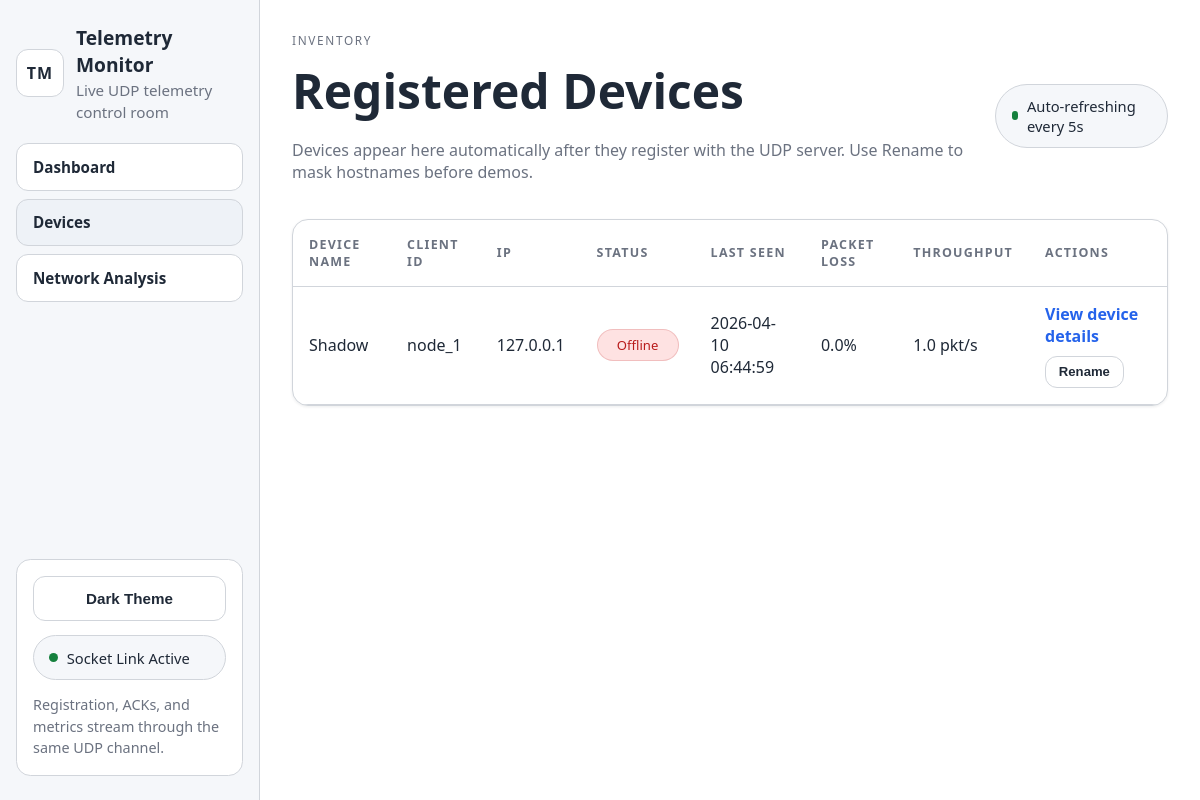
Before: /devices with the older database file.
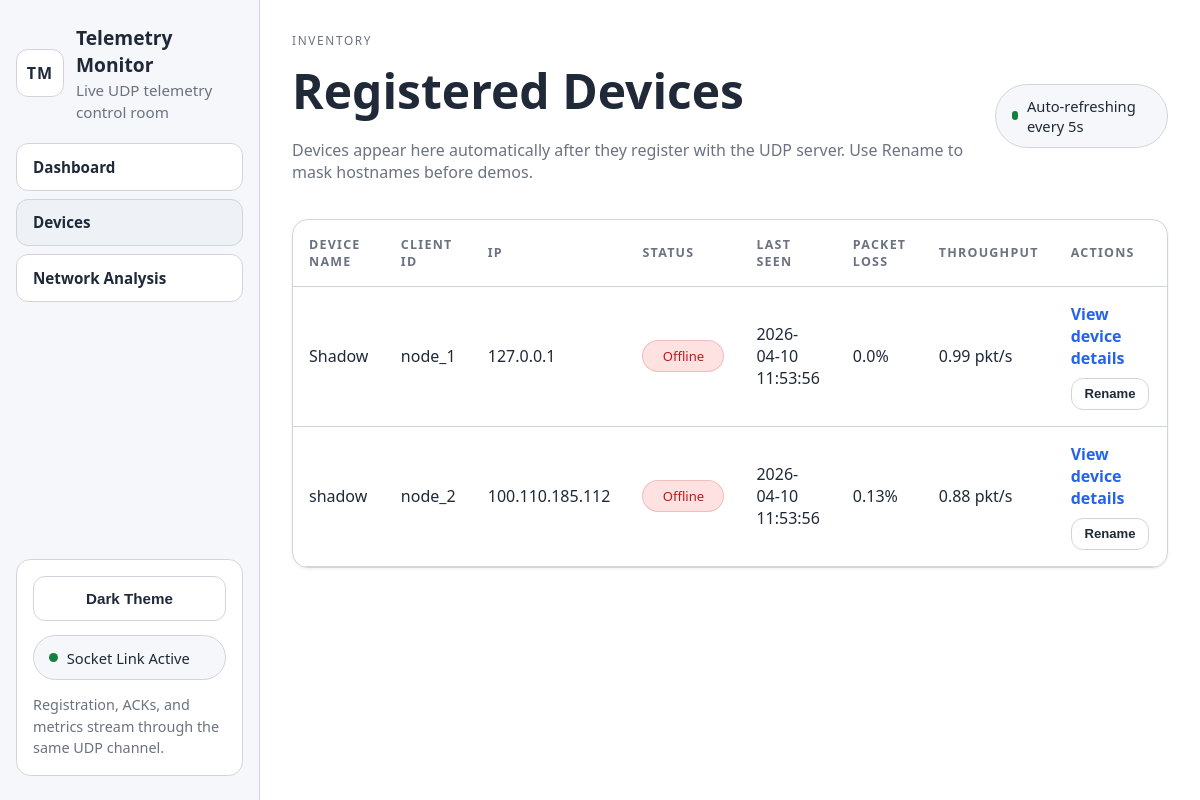
After: the same page with the newer database file.
### tables this page shows
CREATE TABLE devices (
                    id INTEGER PRIMARY KEY AUTOINCREMENT,
                    client_id TEXT UNIQUE,
                    device_name TEXT,
                    ip_address TEXT,
                    registered_at INTEGER
                );

### dashboard/app.py (the view)
    @app.route("/devices")
    def devices_page():
        return render_template("devices.html", devices=aggregator.devices_overview())

### server/aggregator.py (called while the page is built)
    def devices_overview(self) -> List[Dict[str, Any]]:
        return self.database.fetch_devices_overview(self.config.offline_after_seconds)

### server/database.py (called while the page is built)
    def _connect(self) -> sqlite3.Connection:
        connection = sqlite3.connect(self.db_path, check_same_thread=False)
        connection.row_factory = sqlite3.Row
        return connection

### utils/helpers.py (called while the page is built)
def format_timestamp(timestamp: int | None) -> str:
    if not timestamp:
        return "Never"
    return datetime.fromtimestamp(int(timestamp)).strftime("%Y-%m-%d %H:%M:%S")

### dashboard/templates/devices.html (shortened to what this page needs)
{% extends "base.html" %}
{% block content %}
<div class="page-header">
    <div>
        <p class="eyebrow">Inventory</p>
        <h2>Registered Devices</h2>
        <p>Devices appear here automatically after they register with the UDP server. Use Rename to mask hostnames before demos.</p>
    </div>
    <div class="live-pill">
        <span class="status-dot-live"></span>
        <span>Auto-refreshing every 5s</span>
    </div>
</div>
<div class="table-card">
    <table>
        <thead>
            <tr>
                <th>Device Name</th>
                <th>Client ID</th>
                <th>IP</th>
                <th>Status</th>
                <th>Last Seen</th>
                <th>Packet Loss</th>
                <th>Throughput</th>
                <th>Actions</th>
            </tr>
        </thead>
        <tbody id="devices-table-body">
            {% for device in devices %}
            <tr>
                <td>{{ device.device_name }}</td>
                <td>{{ device.client_id }}</td>
                <td>{{ device.ip_address }}</td>
                <td><span class="status {{ device.status }}">{{ device.status }}</span></td>
                <td>{{ format_timestamp(device.last_seen) }}</td>
                <td>{{ device.packet_loss }}%</td>
                <td>{{ device.throughput }} pkt/s</td>
                <td>
                    <div class="table-actions">
                        <a href="{{ url_for('device_detail', client_id=device.client_id) }}">View device details</a>
                        <button
                            type="button"
                            class="button table-action-button rename-device-button"
                            data-client-id="{{ device.client_id }}"
                            data-device-name="{{ device.device_name }}"
                        >
                            Rename
                        </button>
                    </div>
                </td>
            </tr>
            {% else %}
            <tr><td colspan="8">No devices registered yet. Start a client to register automatically.</td></tr>
            {% endfor %}
        </tbody>
    </table>
</div>
{% endblock %}

### dashboard/templates/base.html (shortened to what this page needs)
<!doctype html>
<html lang="en">
<head>
    <link rel="stylesheet" href="{{ url_for('static', filename='css/styles.css') }}">
</head>
<body>
    <div class="app-shell">
        <aside class="sidebar">
            <div class="brand">
                <div class="brand-mark" aria-hidden="true">TM</div>
                <div>
                    <h1>Telemetry Monitor</h1>
                    <p>Live UDP telemetry control room</p>
                </div>
            </div>
            <nav>
                <a class="{% if request.path == url_for('dashboard_home') %}active{% endif %}" href="{{ url_for('dashboard_home') }}">Dashboard</a>
                <a class="{% if request.path == url_for('devices_page') %}active{% endif %}" href="{{ url_for('devices_page') }}">Devices</a>
                <a class="{% if request.path == url_for('network_analysis_page') %}active{% endif %}" href="{{ url_for('network_analysis_page') }}">Network Analysis</a>
            </nav>
            <div class="sidebar-footer">
                <button type="button" class="button theme-toggle" id="theme-toggle">Dark Theme</button>
                <div class="status-chip">
                    <span class="status-dot-live"></span>
                    <span>Socket Link Active</span>
                </div>
                <p>Registration, ACKs, and metrics stream through the same UDP channel.</p>
            </div>
        </aside>
        <main class="content">
            {% block content %}{% endblock %}
        </main>
    </div>
</body>
</html>

### dashboard/static/css/styles.css (style rules this page uses)
:root { --bg: #ffffff; --surface: #ffffff; --surface-muted: #f5f7fa; --surface-hover: #eef2f7; --text: #1f2937; --muted: #6b7280; --accent: #2563eb; --accent-soft: #dbeafe; --border: #d1d5db; --success: #15803d; --success-bg: #dcfce7; --danger: #b91c1c; --danger-bg: #fee2e2; --shadow: 0 1px 3px rgba(15, 23, 42, 0.08); }
* { box-sizing: border-box; }
html { scroll-behavior: smooth; }
body { margin: 0; min-height: 100vh; font-family: system-ui, -apple-system, BlinkMacSystemFont, "Segoe UI", sans-serif; color: var(--text); background: var(--bg); }
a { color: var(--accent); }
.app-shell { min-height: 100vh; display: grid; grid-template-columns: 260px 1fr; }
.sidebar { display: flex; flex-direction: column; gap: 1.25rem; padding: 1.5rem 1rem; background: var(--surface-muted); border-right: 1px solid var(--border); }
.brand { display: grid; grid-template-columns: auto 1fr; gap: 0.75rem; align-items: center; }
.brand-mark { display: grid; place-items: center; width: 3rem; height: 3rem; border-radius: 0.75rem; border: 1px solid var(--border); background: var(--surface); color: var(--text); font-weight: 700; letter-spacing: 0.06em; }
.brand h1 { margin: 0; font-size: 1.2rem; }
.brand p { margin: 0.15rem 0 0; color: var(--muted); font-size: 0.95rem; line-height: 1.4; }
.sidebar nav { display: grid; gap: 0.5rem; }
.sidebar a, .button { display: inline-flex; align-items: center; justify-content: center; gap: 0.5rem; padding: 0.8rem 1rem; border: 1px solid var(--border); border-radius: 0.75rem; background: var(--surface); color: var(--text); text-decoration: none; font-size: 0.95rem; font-weight: 600; cursor: pointer; transition: background 160ms ease, border-color 160ms ease, color 160ms ease; }
.sidebar nav a { justify-content: flex-start; }
.sidebar a:hover, .sidebar a.active, .button:hover { background: var(--surface-hover); }
.theme-toggle { width: 100%; }
.sidebar-footer { margin-top: auto; display: grid; gap: 0.9rem; padding: 1rem; border: 1px solid var(--border); border-radius: 0.9rem; background: var(--surface); }
.sidebar-footer p { margin: 0; color: var(--muted); font-size: 0.9rem; line-height: 1.5; }
.content { padding: 2rem; }
.hero, .card, .table-card, .form-card, .hero-panel { border: 1px solid var(--border); border-radius: 1rem; background: var(--surface); box-shadow: var(--shadow); }
.hero-copy h2, .page-header h2, .card h3 { margin: 0; }
.hero-copy h2, .page-header h2 { font-size: clamp(1.8rem, 4vw, 3rem); }
.hero-copy p:not(.eyebrow), .page-header p:not(.eyebrow), .card p, .metric-card small, .signal-label { color: var(--muted); }
.eyebrow { margin: 0 0 0.65rem; text-transform: uppercase; letter-spacing: 0.14em; font-size: 0.74rem; color: var(--muted); }
.page-header { display: flex; align-items: center; justify-content: space-between; gap: 1rem; margin-bottom: 1.2rem; }
.live-pill, .status-chip { display: inline-flex; align-items: center; gap: 0.55rem; padding: 0.7rem 0.95rem; border-radius: 999px; border: 1px solid var(--border); background: var(--surface-muted); color: var(--text); font-size: 0.92rem; }
.status-dot-live { width: 0.55rem; height: 0.55rem; border-radius: 999px; background: var(--success); }
.table-card { overflow-x: auto; margin-top: 1rem; }
.table-actions { display: flex; align-items: center; flex-wrap: wrap; gap: 0.6rem; }
.table-action-button { padding: 0.45rem 0.8rem; font-size: 0.82rem; font-weight: 600; }
table { width: 100%; border-collapse: collapse; }
th, td { padding: 1rem; text-align: left; border-bottom: 1px solid var(--border); }
th { font-size: 0.78rem; text-transform: uppercase; letter-spacing: 0.1em; color: var(--muted); }
td a { font-weight: 600; text-decoration: none; }
.status { display: inline-flex; align-items: center; justify-content: center; min-width: 82px; padding: 0.38rem 0.8rem; border-radius: 999px; font-size: 0.82rem; text-transform: capitalize; border: 1px solid transparent; }
.status.offline { background: var(--danger-bg); color: var(--danger); border-color: rgba(185, 28, 28, 0.18); }

Changed rows visible on the page:
changed devices "Shadow": last_seen "2026-04-10 06:44:59" → "2026-04-10 11:53:56"; throughput "1.0" → "0.99"
added devices: device_name "shadow", client_id "node_2", ip_address "100.110.185.112", status "Offline", last_seen "2026-04-10 11:53:56", packet_loss "0.13", throughput "0.88"
